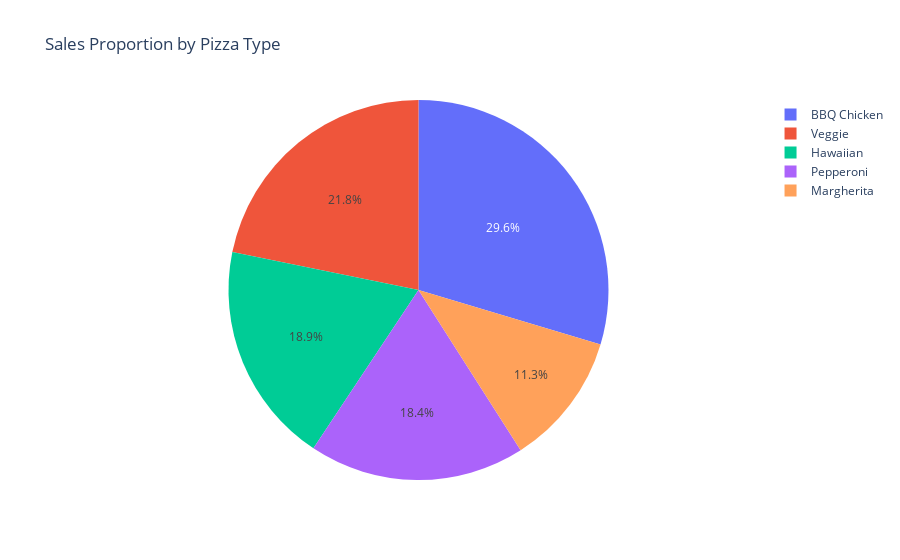

This figure's notebook cell:
### Markdown cell above
## 📊 Pie Chart

### Code cell
px.pie(df, names='pizza_type', values='sales', title='Sales Proportion by Pizza Type').show()

### Figure 1 — Plotly figure (JSON) as saved in the notebook; plotly's stock layout.template omitted (floating-point values rounded to 4 significant figures)
{"data": [{"domain": {"x": [0, 1], "y": [0, 1]}, "hovertemplate": "pizza_type=%{label}<br>sales=%{value}<extra></extra>", "labels": ["Veggie", "BBQ Chicken", "Hawaiian", "BBQ Chicken", "BBQ Chicken", "Pepperoni", "Hawaiian", "Hawaiian", "Hawaiian", "BBQ Chicken", "Veggie", "Hawaiian", "BBQ Chicken", "Pepperoni", "Veggie", "Pepperoni", "Veggie", "BBQ Chicken", "Margherita", "Veggie", "Pepperoni", "BBQ Chicken", "Veggie", "Margherita", "Margherita"], "legendgroup": "", "name": "", "showlegend": true, "type": "pie", "values": [57, 76, 36, 73, 37, 76, 64, 43, 46, 65, 79, 69, 33, 31, 35, 71, 33, 58, 47, 55, 73, 63, 39, 65, 43]}], "layout": {"legend": {"tracegroupgap": 0}, "title": {"text": "Sales Proportion by Pizza Type"}}}
